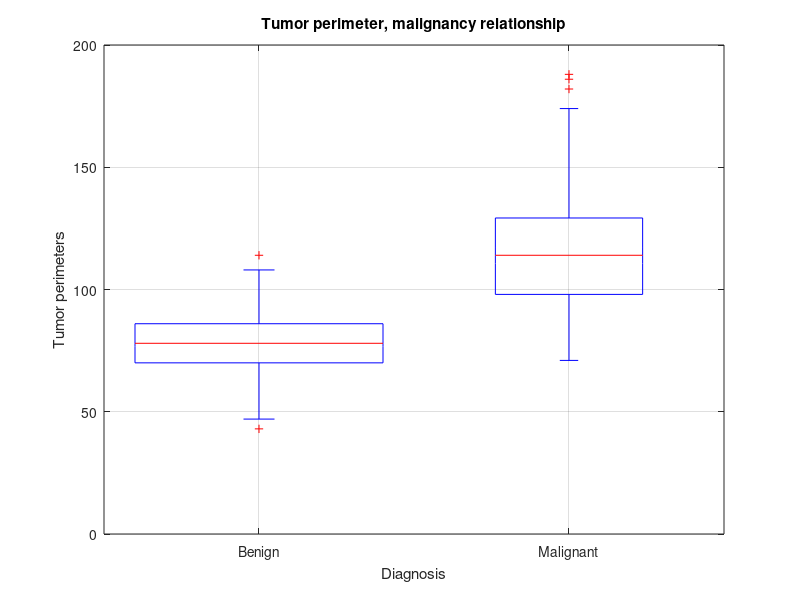

Write MATLAB code to recreate this figure. (Note: this script raises an error after producing the figure.)
%q2.m
%a)
cancer=csvread('cancer.csv');
%Tumor perimeter and malignancy values repsctively
tumorP=cancer(:,1);
malignant=cancer(:,2);
figure
%plotting values and labelling
boxplot(tumorP,malignant,'Labels',{'Benign','Malignant'});
xlabel('Diagnosis');
ylabel('Tumor perimeters');
title('Tumor perimeter, malignancy relationship');
grid on
%mean tumor perimeter is shown by red line on boxplots.
%b)
%this gives the number of test positives and test negatives.
bigtumor=length(tumorP(tumorP>=90)); %test postiive
smalltumor=length(tumorP(tumorP<=90)); %test negative
TP= length(find(malignant(tumorP>=90)==1));
TN=length(find(malignant(tumorP<=90)==0));
FP=length(find(malignant(tumorP<=90)==1));
FN=length(find(malignant(tumorP>=90)==0));

%this calls the function used in class and gives values 
%for se and sp
[Se Sp]   =  calcSeSp( TP, FP, FN, TN );
fprintf('The sensitivity value is, %d\n, The Specificity value is %d\n',Se, Sp);
%The sensitivity is the positive detection rate,
%whilst the specoficity is the negative detection rate.
%this test gives 0.79 se and 0.92 sp. Overall a good
%test as it is close to the ground truth.


